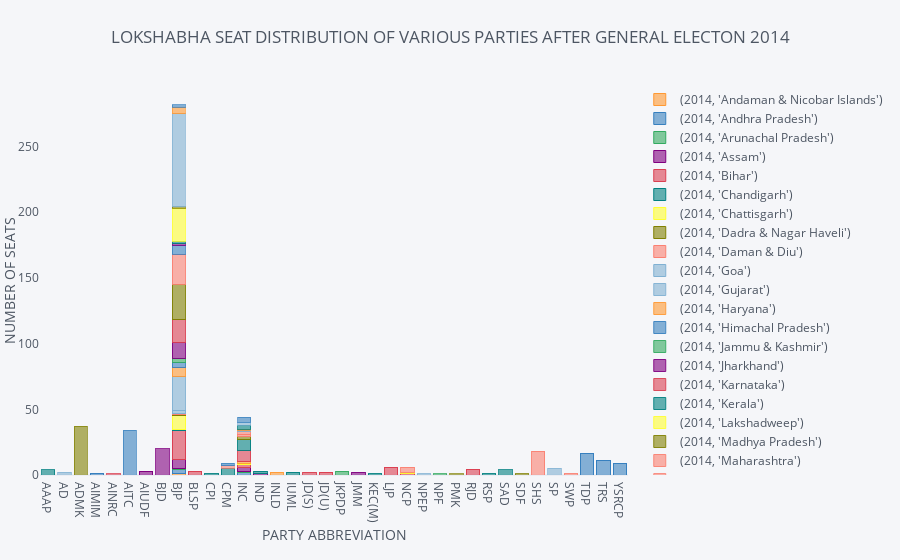

Notebook code cell kept with this figure:
### Code cell
u.unstack(level=0).iplot(kind='bar',barmode='stack', subplots=False,width=700,margin=(40,40,85,85),yTitle='NUMBER OF SEATS',xTitle='PARTY ABBREVIATION',zTitle='STATES',title="LOKSHABHA SEAT DISTRIBUTION OF VARIOUS PARTIES AFTER GENERAL ELECTON 2014",showgrid=False)

### Figure 1 — Plotly figure (JSON) as saved in the notebook; plotly's stock layout.template omitted (floating-point values rounded to 4 significant figures)
{"data": [{"marker": {"color": "rgba(255, 153, 51, 0.6)", "line": {"color": "rgba(255, 153, 51, 1.0)", "width": 1}}, "name": "(2014, 'Andaman & Nicobar Islands')", "orientation": "v", "text": "", "type": "bar", "x": ["AAAP", "AD", "ADMK", "AIMIM", "AINRC", "AITC", "AIUDF", "BJD", "BJP", "BLSP", "CPI", "CPM", "INC", "IND", "INLD", "IUML", "JD(S)", "JD(U)", "JKPDP", "JMM", "KEC(M)", "LJP", "NCP", "NPEP", "NPF", "PMK", "RJD", "RSP", "SAD", "SDF", "SHS", "SP", "SWP", "TDP", "TRS", "YSRCP"], "y": ["", "", "", "", "", "", "", "", 1, "", "", "", "", "", "", "", "", "", "", "", "", "", "", "", "", "", "", "", "", "", "", "", "", "", "", ""]}, {"marker": {"color": "rgba(55, 128, 191, 0.6)", "line": {"color": "rgba(55, 128, 191, 1.0)", "width": 1}}, "name": "(2014, 'Andhra Pradesh')", "orientation": "v", "text": "", "type": "bar", "x": ["AAAP", "AD", "ADMK", "AIMIM", "AINRC", "AITC", "AIUDF", "BJD", "BJP", "BLSP", "CPI", "CPM", "INC", "IND", "INLD", "IUML", "JD(S)", "JD(U)", "JKPDP", "JMM", "KEC(M)", "LJP", "NCP", "NPEP", "NPF", "PMK", "RJD", "RSP", "SAD", "SDF", "SHS", "SP", "SWP", "TDP", "TRS", "YSRCP"], "y": ["", "", "", 1, "", "", "", "", 3, "", "", "", 2, "", "", "", "", "", "", "", "", "", "", "", "", "", "", "", "", "", "", "", "", 16, 11, 9]}, {"marker": {"color": "rgba(50, 171, 96, 0.6)", "line": {"color": "rgba(50, 171, 96, 1.0)", "width": 1}}, "name": "(2014, 'Arunachal Pradesh')", "orientation": "v", "text": "", "type": "bar", "x": ["AAAP", "AD", "ADMK", "AIMIM", "AINRC", "AITC", "AIUDF", "BJD", "BJP", "BLSP", "CPI", "CPM", "INC", "IND", "INLD", "IUML", "JD(S)", "JD(U)", "JKPDP", "JMM", "KEC(M)", "LJP", "NCP", "NPEP", "NPF", "PMK", "RJD", "RSP", "SAD", "SDF", "SHS", "SP", "SWP", "TDP", "TRS", "YSRCP"], "y": ["", "", "", "", "", "", "", "", 1, "", "", "", 1, "", "", "", "", "", "", "", "", "", "", "", "", "", "", "", "", "", "", "", "", "", "", ""]}, {"marker": {"color": "rgba(128, 0, 128, 0.6)", "line": {"color": "rgba(128, 0, 128, 1.0)", "width": 1}}, "name": "(2014, 'Assam')", "orientation": "v", "text": "", "type": "bar", "x": ["AAAP", "AD", "ADMK", "AIMIM", "AINRC", "AITC", "AIUDF", "BJD", "BJP", "BLSP", "CPI", "CPM", "INC", "IND", "INLD", "IUML", "JD(S)", "JD(U)", "JKPDP", "JMM", "KEC(M)", "LJP", "NCP", "NPEP", "NPF", "PMK", "RJD", "RSP", "SAD", "SDF", "SHS", "SP", "SWP", "TDP", "TRS", "YSRCP"], "y": ["", "", "", "", "", "", 3, "", 7, "", "", "", 3, 1, "", "", "", "", "", "", "", "", "", "", "", "", "", "", "", "", "", "", "", "", "", ""]}, {"marker": {"color": "rgba(219, 64, 82, 0.6)", "line": {"color": "rgba(219, 64, 82, 1.0)", "width": 1}}, "name": "(2014, 'Bihar')", "orientation": "v", "text": "", "type": "bar", "x": ["AAAP", "AD", "ADMK", "AIMIM", "AINRC", "AITC", "AIUDF", "BJD", "BJP", "BLSP", "CPI", "CPM", "INC", "IND", "INLD", "IUML", "JD(S)", "JD(U)", "JKPDP", "JMM", "KEC(M)", "LJP", "NCP", "NPEP", "NPF", "PMK", "RJD", "RSP", "SAD", "SDF", "SHS", "SP", "SWP", "TDP", "TRS", "YSRCP"], "y": ["", "", "", "", "", "", "", "", 22, 3, "", "", 2, "", "", "", "", 2, "", "", "", 6, 1, "", "", "", 4, "", "", "", "", "", "", "", "", ""]}, {"marker": {"color": "rgba(0, 128, 128, 0.6)", "line": {"color": "rgba(0, 128, 128, 1.0)", "width": 1}}, "name": "(2014, 'Chandigarh')", "orientation": "v", "text": "", "type": "bar", "x": ["AAAP", "AD", "ADMK", "AIMIM", "AINRC", "AITC", "AIUDF", "BJD", "BJP", "BLSP", "CPI", "CPM", "INC", "IND", "INLD", "IUML", "JD(S)", "JD(U)", "JKPDP", "JMM", "KEC(M)", "LJP", "NCP", "NPEP", "NPF", "PMK", "RJD", "RSP", "SAD", "SDF", "SHS", "SP", "SWP", "TDP", "TRS", "YSRCP"], "y": ["", "", "", "", "", "", "", "", 1, "", "", "", "", "", "", "", "", "", "", "", "", "", "", "", "", "", "", "", "", "", "", "", "", "", "", ""]}, {"marker": {"color": "rgba(255, 255, 51, 0.6)", "line": {"color": "rgba(255, 255, 51, 1.0)", "width": 1}}, "name": "(2014, 'Chattisgarh')", "orientation": "v", "text": "", "type": "bar", "x": ["AAAP", "AD", "ADMK", "AIMIM", "AINRC", "AITC", "AIUDF", "BJD", "BJP", "BLSP", "CPI", "CPM", "INC", "IND", "INLD", "IUML", "JD(S)", "JD(U)", "JKPDP", "JMM", "KEC(M)", "LJP", "NCP", "NPEP", "NPF", "PMK", "RJD", "RSP", "SAD", "SDF", "SHS", "SP", "SWP", "TDP", "TRS", "YSRCP"], "y": ["", "", "", "", "", "", "", "", 10, "", "", "", 1, "", "", "", "", "", "", "", "", "", "", "", "", "", "", "", "", "", "", "", "", "", "", ""]}, {"marker": {"color": "rgba(128, 128, 0, 0.6)", "line": {"color": "rgba(128, 128, 0, 1.0)", "width": 1}}, "name": "(2014, 'Dadra & Nagar Haveli')", "orientation": "v", "text": "", "type": "bar", "x": ["AAAP", "AD", "ADMK", "AIMIM", "AINRC", "AITC", "AIUDF", "BJD", "BJP", "BLSP", "CPI", "CPM", "INC", "IND", "INLD", "IUML", "JD(S)", "JD(U)", "JKPDP", "JMM", "KEC(M)", "LJP", "NCP", "NPEP", "NPF", "PMK", "RJD", "RSP", "SAD", "SDF", "SHS", "SP", "SWP", "TDP", "TRS", "YSRCP"], "y": ["", "", "", "", "", "", "", "", 1, "", "", "", "", "", "", "", "", "", "", "", "", "", "", "", "", "", "", "", "", "", "", "", "", "", "", ""]}, {"marker": {"color": "rgba(251, 128, 114, 0.6)", "line": {"color": "rgba(251, 128, 114, 1.0)", "width": 1}}, "name": "(2014, 'Daman & Diu')", "orientation": "v", "text": "", "type": "bar", "x": ["AAAP", "AD", "ADMK", "AIMIM", "AINRC", "AITC", "AIUDF", "BJD", "BJP", "BLSP", "CPI", "CPM", "INC", "IND", "INLD", "IUML", "JD(S)", "JD(U)", "JKPDP", "JMM", "KEC(M)", "LJP", "NCP", "NPEP", "NPF", "PMK", "RJD", "RSP", "SAD", "SDF", "SHS", "SP", "SWP", "TDP", "TRS", "YSRCP"], "y": ["", "", "", "", "", "", "", "", 1, "", "", "", "", "", "", "", "", "", "", "", "", "", "", "", "", "", "", "", "", "", "", "", "", "", "", ""]}, {"marker": {"color": "rgba(128, 177, 211, 0.6)", "line": {"color": "rgba(128, 177, 211, 1.0)", "width": 1}}, "name": "(2014, 'Goa')", "orientation": "v", "text": "", "type": "bar", "x": ["AAAP", "AD", "ADMK", "AIMIM", "AINRC", "AITC", "AIUDF", "BJD", "BJP", "BLSP", "CPI", "CPM", "INC", "IND", "INLD", "IUML", "JD(S)", "JD(U)", "JKPDP", "JMM", "KEC(M)", "LJP", "NCP", "NPEP", "NPF", "PMK", "RJD", "RSP", "SAD", "SDF", "SHS", "SP", "SWP", "TDP", "TRS", "YSRCP"], "y": ["", "", "", "", "", "", "", "", 2, "", "", "", "", "", "", "", "", "", "", "", "", "", "", "", "", "", "", "", "", "", "", "", "", "", "", ""]}, {"marker": {"color": "rgba(128, 177, 211, 0.6)", "line": {"color": "rgba(128, 177, 211, 0.89999999999999991)", "width": 1}}, "name": "(2014, 'Gujarat')", "orientation": "v", "text": "", "type": "bar", "x": ["AAAP", "AD", "ADMK", "AIMIM", "AINRC", "AITC", "AIUDF", "BJD", "BJP", "BLSP", "CPI", "CPM", "INC", "IND", "INLD", "IUML", "JD(S)", "JD(U)", "JKPDP", "JMM", "KEC(M)", "LJP", "NCP", "NPEP", "NPF", "PMK", "RJD", "RSP", "SAD", "SDF", "SHS", "SP", "SWP", "TDP", "TRS", "YSRCP"], "y": ["", "", "", "", "", "", "", "", 26, "", "", "", "", "", "", "", "", "", "", "", "", "", "", "", "", "", "", "", "", "", "", "", "", "", "", ""]}, {"marker": {"color": "rgba(255, 153, 51, 0.6)", "line": {"color": "rgba(255, 153, 51, 0.89999999999999991)", "width": 1}}, "name": "(2014, 'Haryana')", "orientation": "v", "text": "", "type": "bar", "x": ["AAAP", "AD", "ADMK", "AIMIM", "AINRC", "AITC", "AIUDF", "BJD", "BJP", "BLSP", "CPI", "CPM", "INC", "IND", "INLD", "IUML", "JD(S)", "JD(U)", "JKPDP", "JMM", "KEC(M)", "LJP", "NCP", "NPEP", "NPF", "PMK", "RJD", "RSP", "SAD", "SDF", "SHS", "SP", "SWP", "TDP", "TRS", "YSRCP"], "y": ["", "", "", "", "", "", "", "", 7, "", "", "", 1, "", 2, "", "", "", "", "", "", "", "", "", "", "", "", "", "", "", "", "", "", "", "", ""]}, {"marker": {"color": "rgba(55, 128, 191, 0.6)", "line": {"color": "rgba(55, 128, 191, 0.89999999999999991)", "width": 1}}, "name": "(2014, 'Himachal Pradesh')", "orientation": "v", "text": "", "type": "bar", "x": ["AAAP", "AD", "ADMK", "AIMIM", "AINRC", "AITC", "AIUDF", "BJD", "BJP", "BLSP", "CPI", "CPM", "INC", "IND", "INLD", "IUML", "JD(S)", "JD(U)", "JKPDP", "JMM", "KEC(M)", "LJP", "NCP", "NPEP", "NPF", "PMK", "RJD", "RSP", "SAD", "SDF", "SHS", "SP", "SWP", "TDP", "TRS", "YSRCP"], "y": ["", "", "", "", "", "", "", "", 4, "", "", "", "", "", "", "", "", "", "", "", "", "", "", "", "", "", "", "", "", "", "", "", "", "", "", ""]}, {"marker": {"color": "rgba(50, 171, 96, 0.6)", "line": {"color": "rgba(50, 171, 96, 0.89999999999999991)", "width": 1}}, "name": "(2014, 'Jammu & Kashmir')", "orientation": "v", "text": "", "type": "bar", "x": ["AAAP", "AD", "ADMK", "AIMIM", "AINRC", "AITC", "AIUDF", "BJD", "BJP", "BLSP", "CPI", "CPM", "INC", "IND", "INLD", "IUML", "JD(S)", "JD(U)", "JKPDP", "JMM", "KEC(M)", "LJP", "NCP", "NPEP", "NPF", "PMK", "RJD", "RSP", "SAD", "SDF", "SHS", "SP", "SWP", "TDP", "TRS", "YSRCP"], "y": ["", "", "", "", "", "", "", "", 3, "", "", "", "", "", "", "", "", "", 3, "", "", "", "", "", "", "", "", "", "", "", "", "", "", "", "", ""]}, {"marker": {"color": "rgba(128, 0, 128, 0.6)", "line": {"color": "rgba(128, 0, 128, 0.89999999999999991)", "width": 1}}, "name": "(2014, 'Jharkhand')", "orientation": "v", "text": "", "type": "bar", "x": ["AAAP", "AD", "ADMK", "AIMIM", "AINRC", "AITC", "AIUDF", "BJD", "BJP", "BLSP", "CPI", "CPM", "INC", "IND", "INLD", "IUML", "JD(S)", "JD(U)", "JKPDP", "JMM", "KEC(M)", "LJP", "NCP", "NPEP", "NPF", "PMK", "RJD", "RSP", "SAD", "SDF", "SHS", "SP", "SWP", "TDP", "TRS", "YSRCP"], "y": ["", "", "", "", "", "", "", "", 12, "", "", "", "", "", "", "", "", "", "", 2, "", "", "", "", "", "", "", "", "", "", "", "", "", "", "", ""]}, {"marker": {"color": "rgba(219, 64, 82, 0.6)", "line": {"color": "rgba(219, 64, 82, 0.89999999999999991)", "width": 1}}, "name": "(2014, 'Karnataka')", "orientation": "v", "text": "", "type": "bar", "x": ["AAAP", "AD", "ADMK", "AIMIM", "AINRC", "AITC", "AIUDF", "BJD", "BJP", "BLSP", "CPI", "CPM", "INC", "IND", "INLD", "IUML", "JD(S)", "JD(U)", "JKPDP", "JMM", "KEC(M)", "LJP", "NCP", "NPEP", "NPF", "PMK", "RJD", "RSP", "SAD", "SDF", "SHS", "SP", "SWP", "TDP", "TRS", "YSRCP"], "y": ["", "", "", "", "", "", "", "", 17, "", "", "", 9, "", "", "", 2, "", "", "", "", "", "", "", "", "", "", "", "", "", "", "", "", "", "", ""]}, {"marker": {"color": "rgba(0, 128, 128, 0.6)", "line": {"color": "rgba(0, 128, 128, 0.89999999999999991)", "width": 1}}, "name": "(2014, 'Kerala')", "orientation": "v", "text": "", "type": "bar", "x": ["AAAP", "AD", "ADMK", "AIMIM", "AINRC", "AITC", "AIUDF", "BJD", "BJP", "BLSP", "CPI", "CPM", "INC", "IND", "INLD", "IUML", "JD(S)", "JD(U)", "JKPDP", "JMM", "KEC(M)", "LJP", "NCP", "NPEP", "NPF", "PMK", "RJD", "RSP", "SAD", "SDF", "SHS", "SP", "SWP", "TDP", "TRS", "YSRCP"], "y": ["", "", "", "", "", "", "", "", "", "", 1, 5, 8, 2, "", 2, "", "", "", "", 1, "", "", "", "", "", "", 1, "", "", "", "", "", "", "", ""]}, {"marker": {"color": "rgba(255, 255, 51, 0.6)", "line": {"color": "rgba(255, 255, 51, 0.89999999999999991)", "width": 1}}, "name": "(2014, 'Lakshadweep')", "orientation": "v", "text": "", "type": "bar", "x": ["AAAP", "AD", "ADMK", "AIMIM", "AINRC", "AITC", "AIUDF", "BJD", "BJP", "BLSP", "CPI", "CPM", "INC", "IND", "INLD", "IUML", "JD(S)", "JD(U)", "JKPDP", "JMM", "KEC(M)", "LJP", "NCP", "NPEP", "NPF", "PMK", "RJD", "RSP", "SAD", "SDF", "SHS", "SP", "SWP", "TDP", "TRS", "YSRCP"], "y": ["", "", "", "", "", "", "", "", "", "", "", "", "", "", "", "", "", "", "", "", "", "", 1, "", "", "", "", "", "", "", "", "", "", "", "", ""]}, {"marker": {"color": "rgba(128, 128, 0, 0.6)", "line": {"color": "rgba(128, 128, 0, 0.89999999999999991)", "width": 1}}, "name": "(2014, 'Madhya Pradesh')", "orientation": "v", "text": "", "type": "bar", "x": ["AAAP", "AD", "ADMK", "AIMIM", "AINRC", "AITC", "AIUDF", "BJD", "BJP", "BLSP", "CPI", "CPM", "INC", "IND", "INLD", "IUML", "JD(S)", "JD(U)", "JKPDP", "JMM", "KEC(M)", "LJP", "NCP", "NPEP", "NPF", "PMK", "RJD", "RSP", "SAD", "SDF", "SHS", "SP", "SWP", "TDP", "TRS", "YSRCP"], "y": ["", "", "", "", "", "", "", "", 27, "", "", "", 2, "", "", "", "", "", "", "", "", "", "", "", "", "", "", "", "", "", "", "", "", "", "", ""]}, {"marker": {"color": "rgba(251, 128, 114, 0.6)", "line": {"color": "rgba(251, 128, 114, 0.89999999999999991)", "width": 1}}, "name": "(2014, 'Maharashtra')", "orientation": "v", "text": "", "type": "bar", "x": ["AAAP", "AD", "ADMK", "AIMIM", "AINRC", "AITC", "AIUDF", "BJD", "BJP", "BLSP", "CPI", "CPM", "INC", "IND", "INLD", "IUML", "JD(S)", "JD(U)", "JKPDP", "JMM", "KEC(M)", "LJP", "NCP", "NPEP", "NPF", "PMK", "RJD", "RSP", "SAD", "SDF", "SHS", "SP", "SWP", "TDP", "TRS", "YSRCP"], "y": ["", "", "", "", "", "", "", "", 23, "", "", "", 2, "", "", "", "", "", "", "", "", "", 4, "", "", "", "", "", "", "", 18, "", 1, "", "", ""]}, {"marker": {"color": "rgba(251, 128, 114, 0.6)", "line": {"color": "rgba(251, 128, 114, 0.79999999999999982)", "width": 1}}, "name": "(2014, 'Manipur')", "orientation": "v", "text": "", "type": "bar", "x": ["AAAP", "AD", "ADMK", "AIMIM", "AINRC", "AITC", "AIUDF", "BJD", "BJP", "BLSP", "CPI", "CPM", "INC", "IND", "INLD", "IUML", "JD(S)", "JD(U)", "JKPDP", "JMM", "KEC(M)", "LJP", "NCP", "NPEP", "NPF", "PMK", "RJD", "RSP", "SAD", "SDF", "SHS", "SP", "SWP", "TDP", "TRS", "YSRCP"], "y": ["", "", "", "", "", "", "", "", "", "", "", "", 2, "", "", "", "", "", "", "", "", "", "", "", "", "", "", "", "", "", "", "", "", "", "", ""]}, {"marker": {"color": "rgba(128, 177, 211, 0.6)", "line": {"color": "rgba(128, 177, 211, 0.79999999999999982)", "width": 1}}, "name": "(2014, 'Meghalaya')", "orientation": "v", "text": "", "type": "bar", "x": ["AAAP", "AD", "ADMK", "AIMIM", "AINRC", "AITC", "AIUDF", "BJD", "BJP", "BLSP", "CPI", "CPM", "INC", "IND", "INLD", "IUML", "JD(S)", "JD(U)", "JKPDP", "JMM", "KEC(M)", "LJP", "NCP", "NPEP", "NPF", "PMK", "RJD", "RSP", "SAD", "SDF", "SHS", "SP", "SWP", "TDP", "TRS", "YSRCP"], "y": ["", "", "", "", "", "", "", "", "", "", "", "", 1, "", "", "", "", "", "", "", "", "", "", 1, "", "", "", "", "", "", "", "", "", "", "", ""]}, {"marker": {"color": "rgba(255, 153, 51, 0.6)", "line": {"color": "rgba(255, 153, 51, 0.79999999999999982)", "width": 1}}, "name": "(2014, 'Mizoram')", "orientation": "v", "text": "", "type": "bar", "x": ["AAAP", "AD", "ADMK", "AIMIM", "AINRC", "AITC", "AIUDF", "BJD", "BJP", "BLSP", "CPI", "CPM", "INC", "IND", "INLD", "IUML", "JD(S)", "JD(U)", "JKPDP", "JMM", "KEC(M)", "LJP", "NCP", "NPEP", "NPF", "PMK", "RJD", "RSP", "SAD", "SDF", "SHS", "SP", "SWP", "TDP", "TRS", "YSRCP"], "y": ["", "", "", "", "", "", "", "", "", "", "", "", 1, "", "", "", "", "", "", "", "", "", "", "", "", "", "", "", "", "", "", "", "", "", "", ""]}, {"marker": {"color": "rgba(55, 128, 191, 0.6)", "line": {"color": "rgba(55, 128, 191, 0.79999999999999982)", "width": 1}}, "name": "(2014, 'NCT OF Delhi')", "orientation": "v", "text": "", "type": "bar", "x": ["AAAP", "AD", "ADMK", "AIMIM", "AINRC", "AITC", "AIUDF", "BJD", "BJP", "BLSP", "CPI", "CPM", "INC", "IND", "INLD", "IUML", "JD(S)", "JD(U)", "JKPDP", "JMM", "KEC(M)", "LJP", "NCP", "NPEP", "NPF", "PMK", "RJD", "RSP", "SAD", "SDF", "SHS", "SP", "SWP", "TDP", "TRS", "YSRCP"], "y": ["", "", "", "", "", "", "", "", 7, "", "", "", "", "", "", "", "", "", "", "", "", "", "", "", "", "", "", "", "", "", "", "", "", "", "", ""]}, {"marker": {"color": "rgba(50, 171, 96, 0.6)", "line": {"color": "rgba(50, 171, 96, 0.79999999999999982)", "width": 1}}, "name": "(2014, 'Nagaland')", "orientation": "v", "text": "", "type": "bar", "x": ["AAAP", "AD", "ADMK", "AIMIM", "AINRC", "AITC", "AIUDF", "BJD", "BJP", "BLSP", "CPI", "CPM", "INC", "IND", "INLD", "IUML", "JD(S)", "JD(U)", "JKPDP", "JMM", "KEC(M)", "LJP", "NCP", "NPEP", "NPF", "PMK", "RJD", "RSP", "SAD", "SDF", "SHS", "SP", "SWP", "TDP", "TRS", "YSRCP"], "y": ["", "", "", "", "", "", "", "", "", "", "", "", "", "", "", "", "", "", "", "", "", "", "", "", 1, "", "", "", "", "", "", "", "", "", "", ""]}, {"marker": {"color": "rgba(128, 0, 128, 0.6)", "line": {"color": "rgba(128, 0, 128, 0.79999999999999982)", "width": 1}}, "name": "(2014, 'Odisha')", "orientation": "v", "text": "", "type": "bar", "x": ["AAAP", "AD", "ADMK", "AIMIM", "AINRC", "AITC", "AIUDF", "BJD", "BJP", "BLSP", "CPI", "CPM", "INC", "IND", "INLD", "IUML", "JD(S)", "JD(U)", "JKPDP", "JMM", "KEC(M)", "LJP", "NCP", "NPEP", "NPF", "PMK", "RJD", "RSP", "SAD", "SDF", "SHS", "SP", "SWP", "TDP", "TRS", "YSRCP"], "y": ["", "", "", "", "", "", "", 20, 1, "", "", "", "", "", "", "", "", "", "", "", "", "", "", "", "", "", "", "", "", "", "", "", "", "", "", ""]}, {"marker": {"color": "rgba(219, 64, 82, 0.6)", "line": {"color": "rgba(219, 64, 82, 0.79999999999999982)", "width": 1}}, "name": "(2014, 'Puducherry')", "orientation": "v", "text": "", "type": "bar", "x": ["AAAP", "AD", "ADMK", "AIMIM", "AINRC", "AITC", "AIUDF", "BJD", "BJP", "BLSP", "CPI", "CPM", "INC", "IND", "INLD", "IUML", "JD(S)", "JD(U)", "JKPDP", "JMM", "KEC(M)", "LJP", "NCP", "NPEP", "NPF", "PMK", "RJD", "RSP", "SAD", "SDF", "SHS", "SP", "SWP", "TDP", "TRS", "YSRCP"], "y": ["", "", "", "", 1, "", "", "", "", "", "", "", "", "", "", "", "", "", "", "", "", "", "", "", "", "", "", "", "", "", "", "", "", "", "", ""]}, {"marker": {"color": "rgba(0, 128, 128, 0.6)", "line": {"color": "rgba(0, 128, 128, 0.79999999999999982)", "width": 1}}, "name": "(2014, 'Punjab')", "orientation": "v", "text": "", "type": "bar", "x": ["AAAP", "AD", "ADMK", "AIMIM", "AINRC", "AITC", "AIUDF", "BJD", "BJP", "BLSP", "CPI", "CPM", "INC", "IND", "INLD", "IUML", "JD(S)", "JD(U)", "JKPDP", "JMM", "KEC(M)", "LJP", "NCP", "NPEP", "NPF", "PMK", "RJD", "RSP", "SAD", "SDF", "SHS", "SP", "SWP", "TDP", "TRS", "YSRCP"], "y": [4, "", "", "", "", "", "", "", 2, "", "", "", 3, "", "", "", "", "", "", "", "", "", "", "", "", "", "", "", 4, "", "", "", "", "", "", ""]}, {"marker": {"color": "rgba(255, 255, 51, 0.6)", "line": {"color": "rgba(255, 255, 51, 0.79999999999999982)", "width": 1}}, "name": "(2014, 'Rajasthan')", "orientation": "v", "text": "", "type": "bar", "x": ["AAAP", "AD", "ADMK", "AIMIM", "AINRC", "AITC", "AIUDF", "BJD", "BJP", "BLSP", "CPI", "CPM", "INC", "IND", "INLD", "IUML", "JD(S)", "JD(U)", "JKPDP", "JMM", "KEC(M)", "LJP", "NCP", "NPEP", "NPF", "PMK", "RJD", "RSP", "SAD", "SDF", "SHS", "SP", "SWP", "TDP", "TRS", "YSRCP"], "y": ["", "", "", "", "", "", "", "", 25, "", "", "", "", "", "", "", "", "", "", "", "", "", "", "", "", "", "", "", "", "", "", "", "", "", "", ""]}, {"marker": {"color": "rgba(128, 128, 0, 0.6)", "line": {"color": "rgba(128, 128, 0, 0.79999999999999982)", "width": 1}}, "name": "(2014, 'Sikkim')", "orientation": "v", "text": "", "type": "bar", "x": ["AAAP", "AD", "ADMK", "AIMIM", "AINRC", "AITC", "AIUDF", "BJD", "BJP", "BLSP", "CPI", "CPM", "INC", "IND", "INLD", "IUML", "JD(S)", "JD(U)", "JKPDP", "JMM", "KEC(M)", "LJP", "NCP", "NPEP", "NPF", "PMK", "RJD", "RSP", "SAD", "SDF", "SHS", "SP", "SWP", "TDP", "TRS", "YSRCP"], "y": ["", "", "", "", "", "", "", "", "", "", "", "", "", "", "", "", "", "", "", "", "", "", "", "", "", "", "", "", "", 1, "", "", "", "", "", ""]}, {"marker": {"color": "rgba(128, 128, 0, 0.6)", "line": {"color": "rgba(128, 128, 0, 0.69999999999999996)", "width": 1}}, "name": "(2014, 'Tamil Nadu')", "orientation": "v", "text": "", "type": "bar", "x": ["AAAP", "AD", "ADMK", "AIMIM", "AINRC", "AITC", "AIUDF", "BJD", "BJP", "BLSP", "CPI", "CPM", "INC", "IND", "INLD", "IUML", "JD(S)", "JD(U)", "JKPDP", "JMM", "KEC(M)", "LJP", "NCP", "NPEP", "NPF", "PMK", "RJD", "RSP", "SAD", "SDF", "SHS", "SP", "SWP", "TDP", "TRS", "YSRCP"], "y": ["", "", 37, "", "", "", "", "", 1, "", "", "", "", "", "", "", "", "", "", "", "", "", "", "", "", 1, "", "", "", "", "", "", "", "", "", ""]}, {"marker": {"color": "rgba(251, 128, 114, 0.6)", "line": {"color": "rgba(251, 128, 114, 0.69999999999999996)", "width": 1}}, "name": "(2014, 'Tripura')", "orientation": "v", "text": "", "type": "bar", "x": ["AAAP", "AD", "ADMK", "AIMIM", "AINRC", "AITC", "AIUDF", "BJD", "BJP", "BLSP", "CPI", "CPM", "INC", "IND", "INLD", "IUML", "JD(S)", "JD(U)", "JKPDP", "JMM", "KEC(M)", "LJP", "NCP", "NPEP", "NPF", "PMK", "RJD", "RSP", "SAD", "SDF", "SHS", "SP", "SWP", "TDP", "TRS", "YSRCP"], "y": ["", "", "", "", "", "", "", "", "", "", "", 2, "", "", "", "", "", "", "", "", "", "", "", "", "", "", "", "", "", "", "", "", "", "", "", ""]}, {"marker": {"color": "rgba(128, 177, 211, 0.6)", "line": {"color": "rgba(128, 177, 211, 0.69999999999999996)", "width": 1}}, "name": "(2014, 'Uttar Pradesh')", "orientation": "v", "text": "", "type": "bar", "x": ["AAAP", "AD", "ADMK", "AIMIM", "AINRC", "AITC", "AIUDF", "BJD", "BJP", "BLSP", "CPI", "CPM", "INC", "IND", "INLD", "IUML", "JD(S)", "JD(U)", "JKPDP", "JMM", "KEC(M)", "LJP", "NCP", "NPEP", "NPF", "PMK", "RJD", "RSP", "SAD", "SDF", "SHS", "SP", "SWP", "TDP", "TRS", "YSRCP"], "y": ["", 2, "", "", "", "", "", "", 71, "", "", "", 2, "", "", "", "", "", "", "", "", "", "", "", "", "", "", "", "", "", "", 5, "", "", "", ""]}, {"marker": {"color": "rgba(255, 153, 51, 0.6)", "line": {"color": "rgba(255, 153, 51, 0.69999999999999996)", "width": 1}}, "name": "(2014, 'Uttarakhand')", "orientation": "v", "text": "", "type": "bar", "x": ["AAAP", "AD", "ADMK", "AIMIM", "AINRC", "AITC", "AIUDF", "BJD", "BJP", "BLSP", "CPI", "CPM", "INC", "IND", "INLD", "IUML", "JD(S)", "JD(U)", "JKPDP", "JMM", "KEC(M)", "LJP", "NCP", "NPEP", "NPF", "PMK", "RJD", "RSP", "SAD", "SDF", "SHS", "SP", "SWP", "TDP", "TRS", "YSRCP"], "y": ["", "", "", "", "", "", "", "", 5, "", "", "", "", "", "", "", "", "", "", "", "", "", "", "", "", "", "", "", "", "", "", "", "", "", "", ""]}, {"marker": {"color": "rgba(55, 128, 191, 0.6)", "line": {"color": "rgba(55, 128, 191, 0.69999999999999996)", "width": 1}}, "name": "(2014, 'West Bengal')", "orientation": "v", "text": "", "type": "bar", "x": ["AAAP", "AD", "ADMK", "AIMIM", "AINRC", "AITC", "AIUDF", "BJD", "BJP", "BLSP", "CPI", "CPM", "INC", "IND", "INLD", "IUML", "JD(S)", "JD(U)", "JKPDP", "JMM", "KEC(M)", "LJP", "NCP", "NPEP", "NPF", "PMK", "RJD", "RSP", "SAD", "SDF", "SHS", "SP", "SWP", "TDP", "TRS", "YSRCP"], "y": ["", "", "", "", "", 34, "", "", 2, "", "", 2, 4, "", "", "", "", "", "", "", "", "", "", "", "", "", "", "", "", "", "", "", "", "", "", ""]}], "layout": {"barmode": "stack", "legend": {"bgcolor": "#F5F6F9", "font": {"color": "#4D5663"}, "traceorder": "normal"}, "margin": {"b": 85, "l": 40, "r": 40, "t": 85}, "paper_bgcolor": "#F5F6F9", "plot_bgcolor": "#F5F6F9", "title": "LOKSHABHA SEAT DISTRIBUTION OF VARIOUS PARTIES AFTER GENERAL ELECTON 2014", "titlefont": {"color": "#4D5663"}, "xaxis1": {"gridcolor": "#E1E5ED", "showgrid": false, "tickfont": {"color": "#4D5663"}, "title": "PARTY ABBREVIATION", "titlefont": {"color": "#4D5663"}, "zerolinecolor": "#E1E5ED"}, "yaxis1": {"gridcolor": "#E1E5ED", "showgrid": false, "tickfont": {"color": "#4D5663"}, "title": "NUMBER OF SEATS", "titlefont": {"color": "#4D5663"}, "zerolinecolor": "#E1E5ED"}}}
